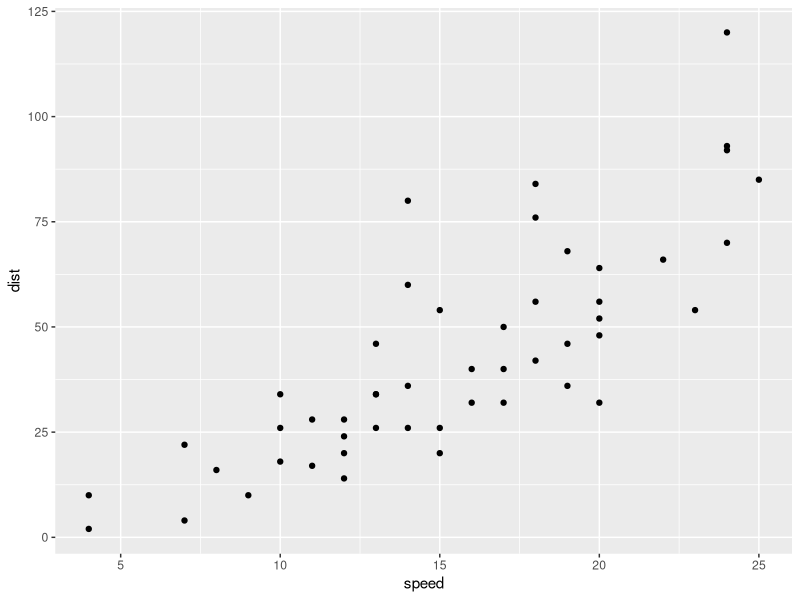
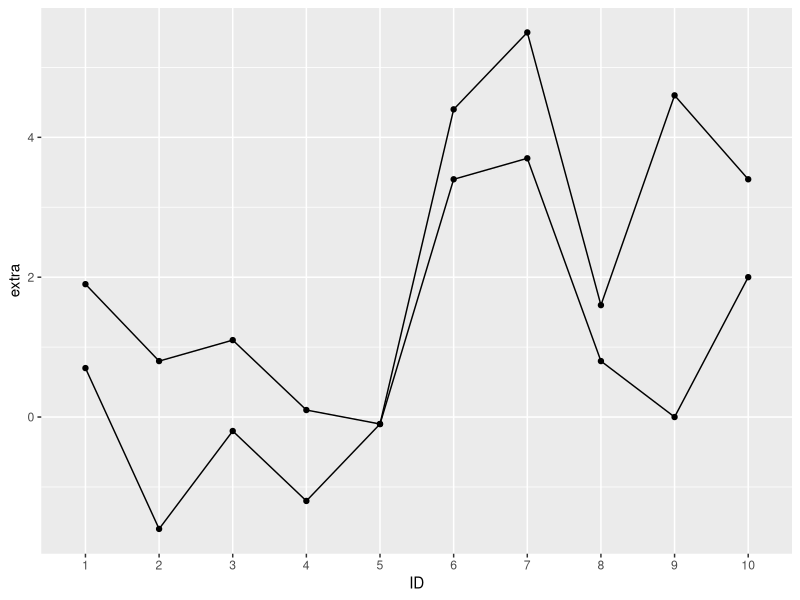
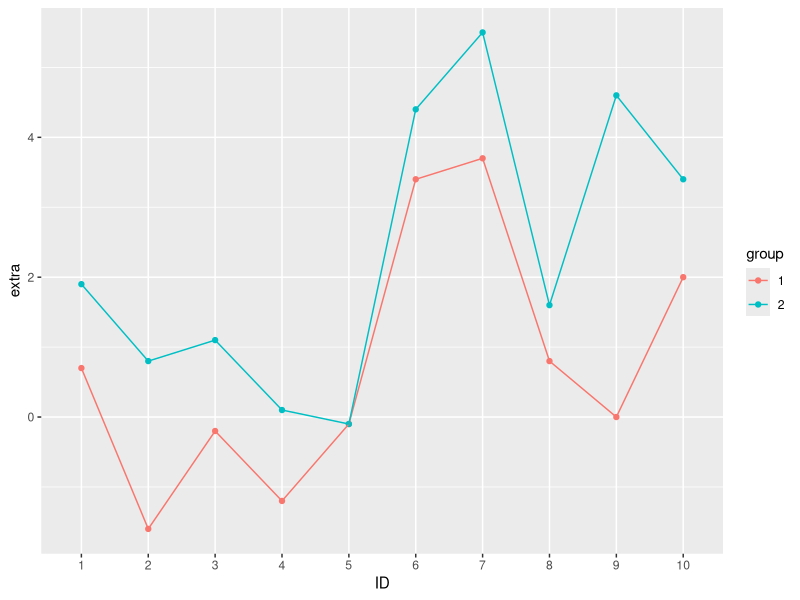
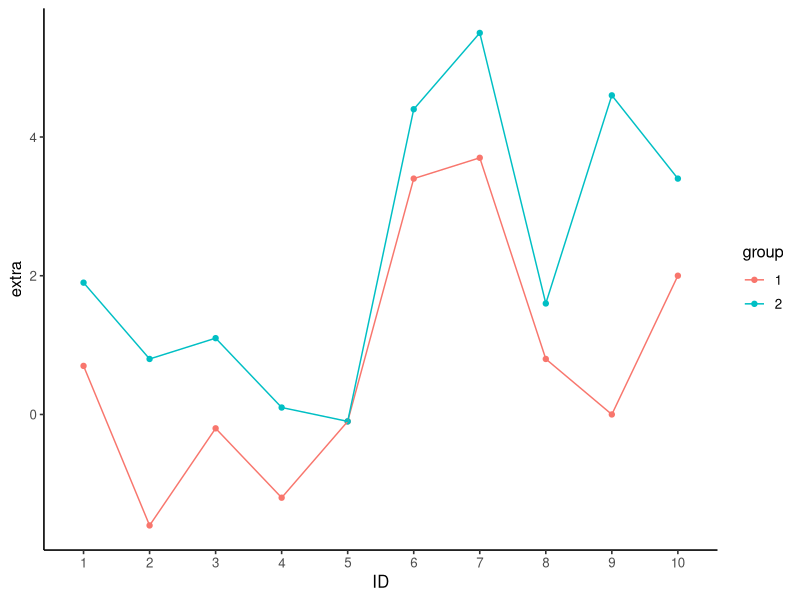
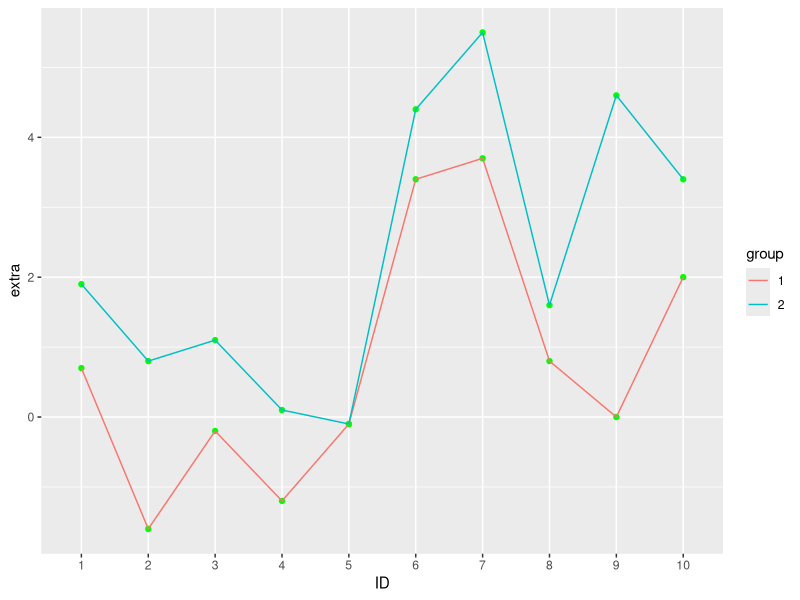
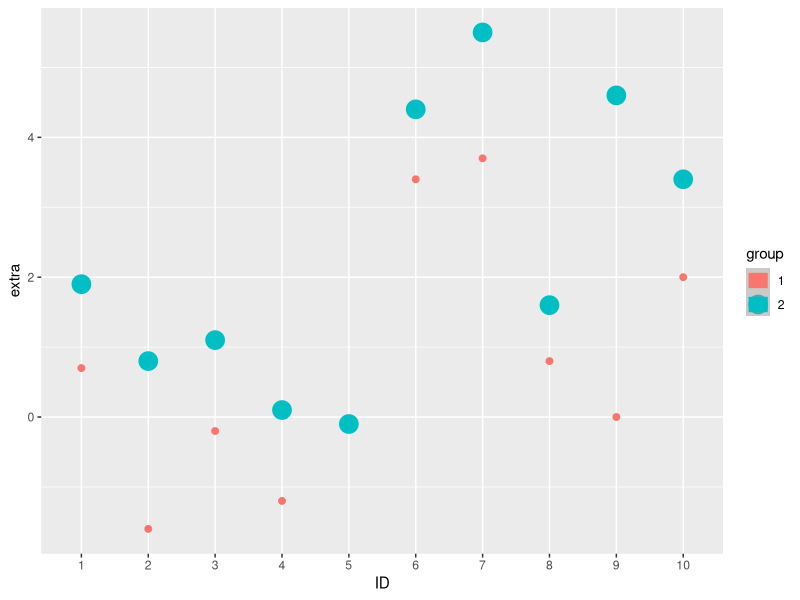
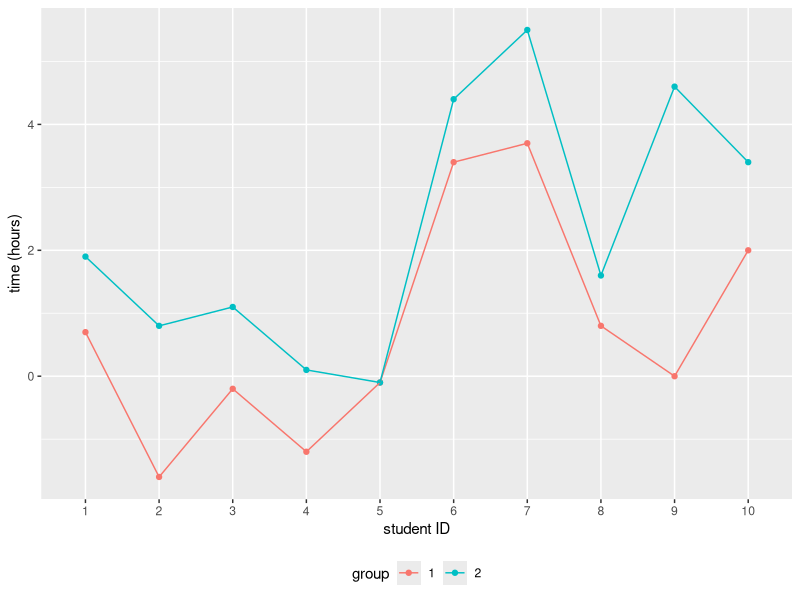
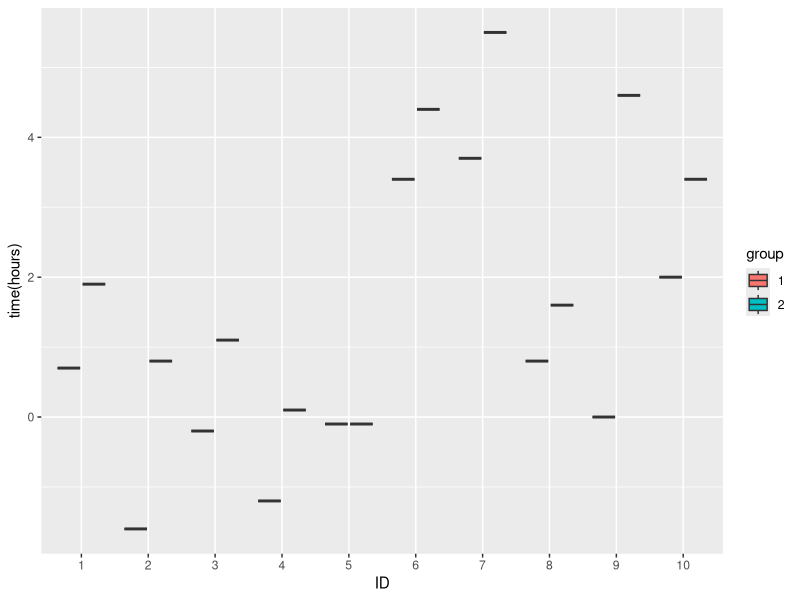

Reproduce these figures in R, in order. (Note: this script raises an error after producing the figures.)
# Exercise 6 
# 29 Jan 2020
# Logan Londt 

#####Objective
#Select a dataset and plot 2 plots from the datasetand exploring the functions


#Loading packages 
library(tidyverse)
library(ggpubr)
library(ggplot2)

#Plot 1

cars <- datasets::cars
#speed of cars and the distances taken to stop. 

#creating a scatterplot
ggplot(data = cars, aes(x = speed, y = dist)) + #inputting the dataset cars
  geom_point()


#Plot 2

sleep<- datasets::sleep #Selecting a built in dataset 
#Data represents the effect of 2 drugs aimed to increase the hours of sleep

#creating a line graph 
ggplot(data = sleep, aes(x = ID, y = extra)) + #inputting the sleep dataset
  geom_point() +
  geom_line(aes(group = group)) #linking this with a line for each group which in this case is the 2 drugs

#This plot is okay , but it doesnt show us which drug is which


###Fooling around with functions using plot 2

#Changing the colours of lines to differntiate betweeen drugs
ggplot(data = sleep, aes(x = ID, y = extra, colour = group)) + #same as before , only now we are adding colour to the different drug types
  geom_point() + #creating a point graph
  geom_line(aes(group = group)) #linking this with a line for each drug used represented by 'group'

#Changing the theme 
ggplot(data = sleep, aes(x = ID, y = extra, colour = group)) +
  geom_point() +
  geom_line(aes(group = group)) +
  theme_classic2() #using a differnt theme

#playing around with the colours
ggplot(data = sleep, aes(x = ID, y = extra, colour = group)) +
  geom_point(colour = "green") + #this changes the point colours to green
  geom_line(aes(group = group))

#graph with different point size 
ggplot(data = sleep, aes(x = ID, y = extra, colour = group)) +
  geom_point(aes(size = group)) + #Size function to change it into different sizes
  geom_smooth(method = "lm", size = 5.2)

#Changed this a few times but the only thing that chnages is the size under legend
#Besides colour, changing the size of the points could help differntiate betweent the differnt drugs
#I got an error message once i ran this code saying that using size would be a bad idea for discrete variables

#changing legend position and adding units to variables 
ggplot(data = sleep, aes(x = ID, y = extra, colour = group)) +
  geom_point() +
  geom_line(aes(group = group)) +
  labs(x = "student ID", y = "time (hours)", colour = "group") +
  theme(legend.position = "bottom")

#Time in hours represent the extra hours of sleep that students are getting in response to drug 1 and 2 

#Changing the geom function attempt 1

box_1 <-  ggplot(data = sleep, aes(x = ID, y = extra)) +
  geom_boxplot(aes(fill = group)) +
  labs(X = "Student ID", y = "time(hours)")

box_1
#im not sure why this wont work
#cant make data smaller because its already small enough ?

#Changing the geo function attempt 2 
histogram_1 <- ggplot(data = sleep, aes(x = ID)) +
  geom_histogram(aes(fill = group), poistion = "dodge", bindwidth = 100) +
  labs(X = "Student ID", y = "time(hours)")

histogram_1



#Things I struggled with..
#changing the legend name
#geom functions

















